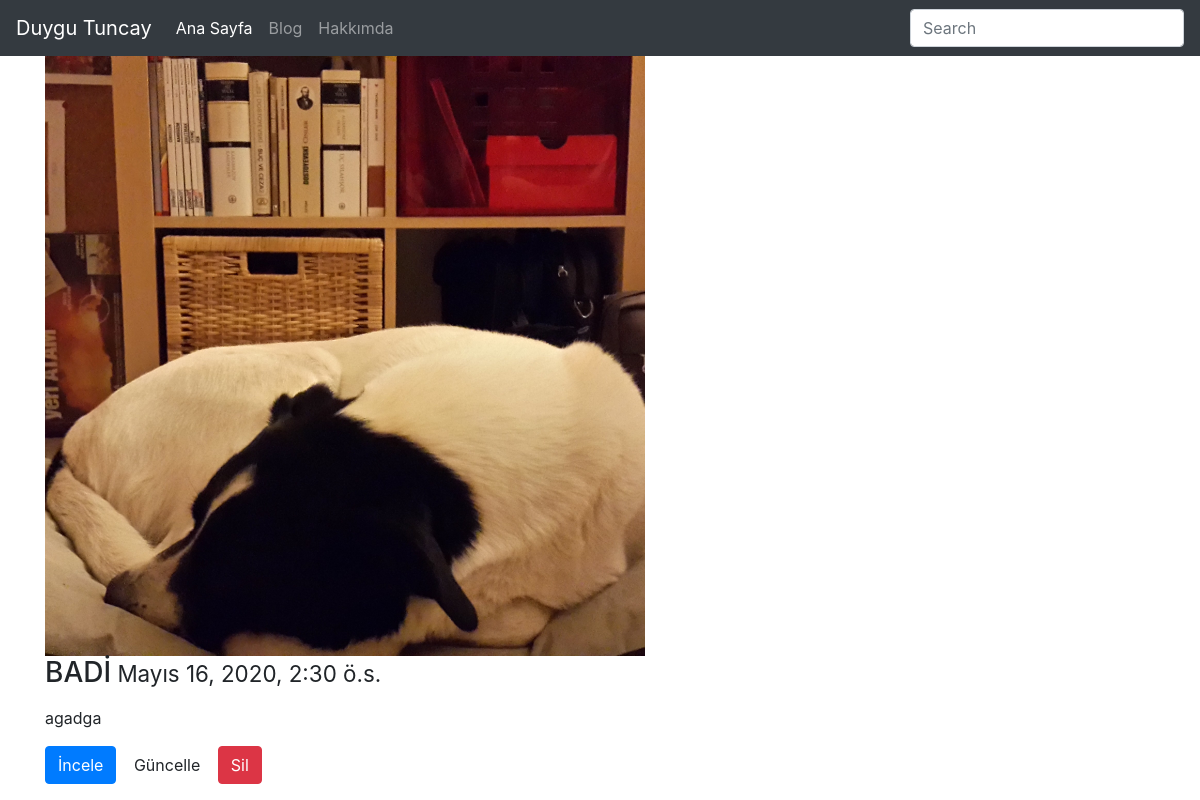
The app's page /post/14/ with its own data.
### post/models.py (models this page shows, shortened)
class Post(models.Model):
    title = models.CharField(max_length=120, verbose_name="Başlık")
    content = models.TextField()
    publishing_date = models.DateTimeField(verbose_name="Yayınlanma Tarihi", auto_now_add=True)
    image = models.ImageField(null=True, blank=True)
    def get_absolute_url(self):
        return reverse('post:detail', kwargs={'id': self.id})
    def get_update_url(self):
        return reverse('post:update', kwargs={'id': self.id})
    def get_delete_url(self):
        return reverse('post:delete', kwargs={'id': self.id})
    class Meta:
        ordering = ['-publishing_date', 'id']

### post/views.py (the view)
# urls.py: url(r'^(?P<id>\d+)/$', post_detail, name='detail'),
def post_detail(request, id):
    post = get_object_or_404(Post, id=id)
    context = {
        'post': post,
    }
    return render(request, 'post/detail.html', context)

### templates/post/detail.html
   {% extends 'base.html' %}
    {% block body %}
<div class="container">
       <div class="row">
   <div class="col-md-6 col-md-offset-5">
       <div class="thumbnail">
           <div class="caption">
              {% if post.image %}
                <img src="{{ post.image.url }}" class="img-responsive" width="600px">
               {% endif %}
               <h3>{{ post.title }}<small> {{ post.publishing_date}}</small></h3>
               <p>{{ post.content|linebreaks }}</p>
               <p>
                   <a href="{{ post.get_absolute_url }}" role="button" class="btn btn-primary">İncele</a>
                   <a href="{{ post.get_update_url }}" role="button" class="btn btn-default">Güncelle</a>
                   <a href="{{ post.get_delete_url }}" role="button" class="btn btn-danger">Sil</a>
               </p>
           </div>
       </div>
   </div>
</div>
    </div>
{% endblock %}

### records on screen
Post: image (picture), title "BADİ", publishing_date "Mayıs 16, 2020, 2:30 ö.s.", content "agadga"
